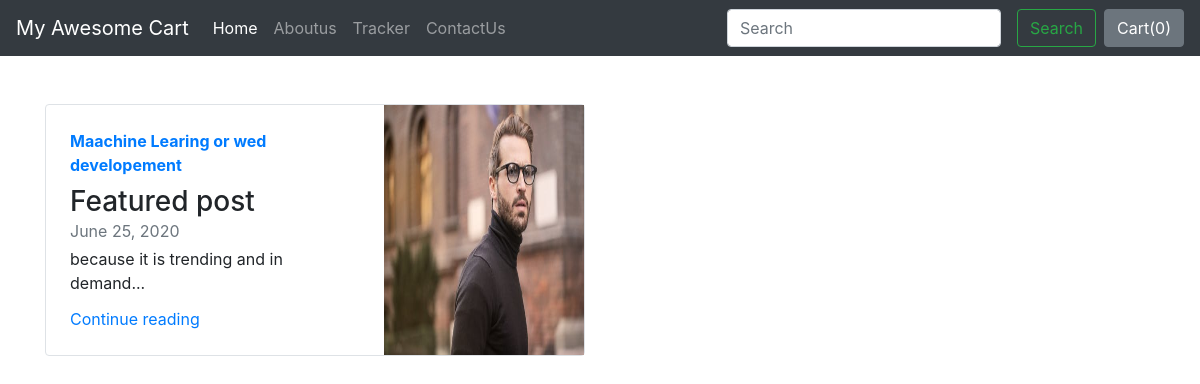
The page /blog/ on the database as committed earlier.
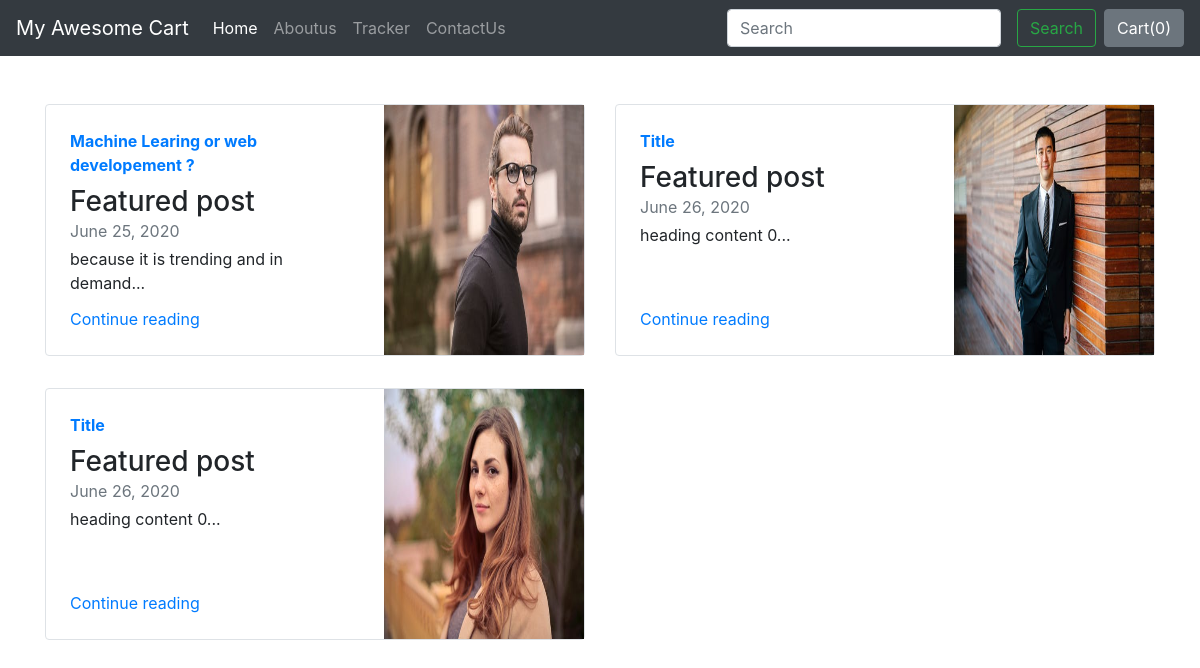
The same page on the database as committed later.
### blog/models.py (models this page shows)
class Blogpost(models.Model):
    post_id = models.AutoField(primary_key=True)
    title = models.CharField(max_length=50)
    head0 = models.CharField(max_length=500, default="")
    chead0 = models.CharField(max_length=5000, default="")
    head1 = models.CharField(max_length=500, default="")
    chead1 = models.CharField(max_length=5000, default="")
    head2 = models.CharField(max_length=500, default="")
    chead2 = models.CharField(max_length=5000, default="")
    pub_date = models.DateField()
    thumbnail = models.ImageField(upload_to="blog/images", default="null")
    def __str__(self):
        return self.title

### blog/views.py (the view)
# urls.py: path('',views.index,name='index'),
def index(request):
    myposts=Blogpost.objects.all()
    print(myposts)
    return render(request, 'blog/index.html',{'myposts': myposts})

### blog/templates/blog/index.html (shortened to what this page needs)
{% extends 'blog/base.html' %} {% load static %}
{% block body %}
<div class="container py-5">
  <div class="row mb-2">
    {% for item in myposts %}
    <div class="col-md-6">
      <div class="row no-gutters border rounded overflow-hidden flex-md-row mb-4 shadow-sm h-md-250 position-relative">
        <div class="col p-4 d-flex flex-column position-static">
          <strong class="d-inline-block mb-2 text-primary">{{item.title}}</strong>
          <h3 class="mb-0">Featured post</h3>
          <div class="mb-1 text-muted">{{item.pub_date}}</div>
          <p class="card-text mb-auto">{{item.chead0}}...</p>
          <a href="blogpost/{{item.post_id}}" class="stretched-link">Continue reading</a>
        </div>
        <div class="col-auto d-none d-lg-block">
          <img class="bd-placeholder-img" width="200" height="250" src="/media/{{item.thumbnail}}"
            aria-label="Placeholder: Thumbnail" />
        </div>
      </div>
    </div>
    {% if forloop.counter|divisibleby:2 %}
  </div>
  <div class="row mb-2">
    {%endif%}
    {%endfor%}
  </div>
</div>
{% endblock %}

### blog/templates/blog/base.html (shortened to what this page needs)
{% load static %}
<!DOCTYPE html>
<html lang="en">
<head>
    <link rel="stylesheet" href="https://maxcdn.bootstrapcdn.com/bootstrap/4.0.0/css/bootstrap.min.css"
 />
</head>
<body>
    <nav class="navbar navbar-expand-lg navbar-dark bg-dark">
        <a class="navbar-brand" href="#">My Awesome Cart</a>
        <div class="collapse navbar-collapse" id="navbarSupportedContent">
            <ul class="navbar-nav mr-auto">
                <li class="nav-item active">
                    <a class="nav-link" href="/shop/">Home <span class="sr-only">(current)</span></a>
                </li>
                <li class="nav-item">
                    <a class="nav-link" href="/shop/about">Aboutus</a>
                </li>
                <li class="nav-item">
                    <a class="nav-link" href="/shop/tracker">Tracker</a>
                </li>
                <li class="nav-item">
                    <a class="nav-link" href="/shop/contact">ContactUs</a>
                </li>
            </ul>
            <form class="form-inline my-2 my-lg-0">
                <input class="form-control mr-sm-2" type="search" placeholder="Search" aria-label="Search" />
                <button class="btn btn-outline-success m-2 my-sm-0" type="submit">
                    Search
                </button>
            </form>
            <button id="popCart" type="button" class="btn btn-secondary" data-container="body" data-toggle="popover"
                data-placement="bottom" data-html="true" data-content="Vivamus
        sagittis lacus vel augue laoreet rutrum faucibus.">
                Cart(<span id="cart">0</span>)
            </button>
        </div>
    </nav>
    {% block body %} {% endblock %}
</body>
</html>

Rows that differ between the two databases and show on the page:
changed Blogpost "because it is trending and in demand": title "Maachine Learing or wed developement" → "Machine Learing or web developement ?"
added Blogpost: title "Title", pub_date "June 26, 2020", chead0 "heading content 0", thumbnail (picture)
added Blogpost: title "Title", pub_date "June 26, 2020", chead0 "heading content 0", thumbnail (picture)
